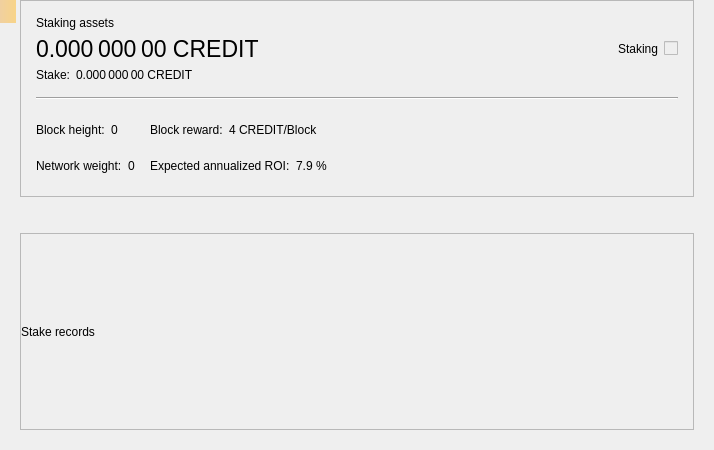
<?xml version="1.0" encoding="UTF-8"?>
<ui version="4.0">
 <class>StakePage</class>
 <widget class="QWidget" name="StakePage">
  <property name="geometry">
   <rect>
    <x>0</x>
    <y>0</y>
    <width>714</width>
    <height>450</height>
   </rect>
  </property>
  <property name="windowTitle">
   <string>Form</string>
  </property>
  <layout class="QVBoxLayout" name="verticalLayout_3">
   <property name="leftMargin">
    <number>20</number>
   </property>
   <property name="topMargin">
    <number>0</number>
   </property>
   <property name="rightMargin">
    <number>20</number>
   </property>
   <property name="bottomMargin">
    <number>20</number>
   </property>
   <item>
    <widget class="QFrame" name="frameStakeInfo">
     <property name="frameShape">
      <enum>QFrame::StyledPanel</enum>
     </property>
     <property name="frameShadow">
      <enum>QFrame::Raised</enum>
     </property>
     <layout class="QVBoxLayout" name="verticalLayout">
      <property name="spacing">
       <number>15</number>
      </property>
      <property name="leftMargin">
       <number>15</number>
      </property>
      <property name="topMargin">
       <number>15</number>
      </property>
      <property name="rightMargin">
       <number>15</number>
      </property>
      <property name="bottomMargin">
       <number>15</number>
      </property>
      <item>
       <layout class="QGridLayout" name="gridLayout_2">
        <property name="spacing">
         <number>6</number>
        </property>
        <item row="1" column="0">
         <widget class="QLabel" name="labelAssets">
          <property name="font">
           <font>
            <pointsize>17</pointsize>
           </font>
          </property>
          <property name="cursor">
           <cursorShape>IBeamCursor</cursorShape>
          </property>
          <property name="toolTip">
           <string>Your current spendable balance</string>
          </property>
          <property name="text">
           <string notr="true">0.000 000 00 CREDIT</string>
          </property>
          <property name="alignment">
           <set>Qt::AlignLeading|Qt::AlignLeft|Qt::AlignVCenter</set>
          </property>
          <property name="textInteractionFlags">
           <set>Qt::LinksAccessibleByMouse|Qt::TextSelectableByMouse</set>
          </property>
         </widget>
        </item>
        <item row="0" column="0">
         <widget class="QLabel" name="labelAssetsText">
          <property name="text">
           <string>Staking assets</string>
          </property>
          <property name="alignment">
           <set>Qt::AlignLeading|Qt::AlignLeft|Qt::AlignVCenter</set>
          </property>
         </widget>
        </item>
        <item row="1" column="2">
         <spacer name="horizontalSpacer_2">
          <property name="orientation">
           <enum>Qt::Horizontal</enum>
          </property>
          <property name="sizeHint" stdset="0">
           <size>
            <width>40</width>
            <height>20</height>
           </size>
          </property>
         </spacer>
        </item>
        <item row="4" column="0">
         <layout class="QHBoxLayout" name="horizontalLayout_5">
          <property name="spacing">
           <number>6</number>
          </property>
          <item>
           <widget class="QLabel" name="labelStakeText">
            <property name="sizePolicy">
             <sizepolicy hsizetype="Maximum" vsizetype="Preferred">
              <horstretch>0</horstretch>
              <verstretch>0</verstretch>
             </sizepolicy>
            </property>
            <property name="text">
             <string>Stake:</string>
            </property>
            <property name="alignment">
             <set>Qt::AlignLeading|Qt::AlignLeft|Qt::AlignVCenter</set>
            </property>
           </widget>
          </item>
          <item>
           <widget class="QLabel" name="labelStake">
            <property name="text">
             <string>0.000 000 00 CREDIT</string>
            </property>
            <property name="alignment">
             <set>Qt::AlignLeading|Qt::AlignLeft|Qt::AlignVCenter</set>
            </property>
            <property name="textInteractionFlags">
             <set>Qt::LinksAccessibleByMouse|Qt::TextSelectableByMouse</set>
            </property>
           </widget>
          </item>
          <item>
           <spacer name="horizontalSpacer_3">
            <property name="orientation">
             <enum>Qt::Horizontal</enum>
            </property>
            <property name="sizeType">
             <enum>QSizePolicy::Minimum</enum>
            </property>
            <property name="sizeHint" stdset="0">
             <size>
              <width>0</width>
              <height>0</height>
             </size>
            </property>
           </spacer>
          </item>
         </layout>
        </item>
        <item row="1" column="4">
         <widget class="QLabel" name="labelStaking">
          <property name="text">
           <string>Staking</string>
          </property>
         </widget>
        </item>
        <item row="1" column="5">
         <widget class="QSwitchControl" name="checkStake">
          <property name="enabled">
           <bool>false</bool>
          </property>
         </widget>
        </item>
       </layout>
      </item>
      <item>
       <widget class="Line" name="hLine">
        <property name="orientation">
         <enum>Qt::Horizontal</enum>
        </property>
       </widget>
      </item>
      <item>
       <layout class="QGridLayout" name="gridLayout">
        <property name="verticalSpacing">
         <number>6</number>
        </property>
        <item row="0" column="0">
         <layout class="QHBoxLayout" name="horizontalLayout">
          <property name="spacing">
           <number>6</number>
          </property>
          <item>
           <widget class="QLabel" name="labelHeightText">
            <property name="sizePolicy">
             <sizepolicy hsizetype="Maximum" vsizetype="Preferred">
              <horstretch>0</horstretch>
              <verstretch>0</verstretch>
             </sizepolicy>
            </property>
            <property name="text">
             <string>Block height:</string>
            </property>
            <property name="alignment">
             <set>Qt::AlignLeading|Qt::AlignLeft|Qt::AlignVCenter</set>
            </property>
           </widget>
          </item>
          <item>
           <widget class="QLabel" name="labelHeight">
            <property name="text">
             <string>0</string>
            </property>
            <property name="alignment">
             <set>Qt::AlignLeading|Qt::AlignLeft|Qt::AlignVCenter</set>
            </property>
            <property name="textInteractionFlags">
             <set>Qt::LinksAccessibleByMouse|Qt::TextSelectableByMouse</set>
            </property>
           </widget>
          </item>
          <item>
           <spacer name="horizontalSpacer_4">
            <property name="orientation">
             <enum>Qt::Horizontal</enum>
            </property>
            <property name="sizeType">
             <enum>QSizePolicy::Minimum</enum>
            </property>
            <property name="sizeHint" stdset="0">
             <size>
              <width>0</width>
              <height>0</height>
             </size>
            </property>
           </spacer>
          </item>
         </layout>
        </item>
        <item row="0" column="1">
         <layout class="QHBoxLayout" name="horizontalLayout_3">
          <property name="spacing">
           <number>6</number>
          </property>
          <item>
           <widget class="QLabel" name="labelRewardText">
            <property name="sizePolicy">
             <sizepolicy hsizetype="Maximum" vsizetype="Preferred">
              <horstretch>0</horstretch>
              <verstretch>0</verstretch>
             </sizepolicy>
            </property>
            <property name="text">
             <string>Block reward:</string>
            </property>
            <property name="alignment">
             <set>Qt::AlignLeading|Qt::AlignLeft|Qt::AlignVCenter</set>
            </property>
           </widget>
          </item>
          <item>
           <widget class="QLabel" name="labelReward">
            <property name="text">
             <string>4 CREDIT/Block</string>
            </property>
            <property name="alignment">
             <set>Qt::AlignLeading|Qt::AlignLeft|Qt::AlignVCenter</set>
            </property>
            <property name="textInteractionFlags">
             <set>Qt::LinksAccessibleByMouse|Qt::TextSelectableByMouse</set>
            </property>
           </widget>
          </item>
          <item>
           <spacer name="horizontalSpacer_6">
            <property name="orientation">
             <enum>Qt::Horizontal</enum>
            </property>
            <property name="sizeType">
             <enum>QSizePolicy::Minimum</enum>
            </property>
            <property name="sizeHint" stdset="0">
             <size>
              <width>0</width>
              <height>0</height>
             </size>
            </property>
           </spacer>
          </item>
         </layout>
        </item>
        <item row="0" column="2" rowspan="2">
         <spacer name="horizontalSpacer">
          <property name="orientation">
           <enum>Qt::Horizontal</enum>
          </property>
          <property name="sizeHint" stdset="0">
           <size>
            <width>40</width>
            <height>20</height>
           </size>
          </property>
         </spacer>
        </item>
        <item row="1" column="0">
         <layout class="QHBoxLayout" name="horizontalLayout_2">
          <property name="spacing">
           <number>6</number>
          </property>
          <item>
           <widget class="QLabel" name="labelWeightText">
            <property name="sizePolicy">
             <sizepolicy hsizetype="Maximum" vsizetype="Preferred">
              <horstretch>0</horstretch>
              <verstretch>0</verstretch>
             </sizepolicy>
            </property>
            <property name="text">
             <string>Network weight:</string>
            </property>
            <property name="alignment">
             <set>Qt::AlignLeading|Qt::AlignLeft|Qt::AlignVCenter</set>
            </property>
           </widget>
          </item>
          <item>
           <widget class="QLabel" name="labelWeight">
            <property name="text">
             <string>0</string>
            </property>
            <property name="alignment">
             <set>Qt::AlignLeading|Qt::AlignLeft|Qt::AlignVCenter</set>
            </property>
            <property name="textInteractionFlags">
             <set>Qt::LinksAccessibleByMouse|Qt::TextSelectableByMouse</set>
            </property>
           </widget>
          </item>
          <item>
           <spacer name="horizontalSpacer_5">
            <property name="orientation">
             <enum>Qt::Horizontal</enum>
            </property>
            <property name="sizeType">
             <enum>QSizePolicy::Minimum</enum>
            </property>
            <property name="sizeHint" stdset="0">
             <size>
              <width>0</width>
              <height>0</height>
             </size>
            </property>
           </spacer>
          </item>
         </layout>
        </item>
        <item row="1" column="1">
         <layout class="QHBoxLayout" name="horizontalLayout_4">
          <property name="spacing">
           <number>6</number>
          </property>
          <item>
           <widget class="QLabel" name="labelROIText">
            <property name="sizePolicy">
             <sizepolicy hsizetype="Maximum" vsizetype="Preferred">
              <horstretch>0</horstretch>
              <verstretch>0</verstretch>
             </sizepolicy>
            </property>
            <property name="text">
             <string>Expected annualized ROI:</string>
            </property>
            <property name="alignment">
             <set>Qt::AlignLeading|Qt::AlignLeft|Qt::AlignVCenter</set>
            </property>
           </widget>
          </item>
          <item>
           <widget class="QLabel" name="labelROI">
            <property name="text">
             <string>7.9 %</string>
            </property>
            <property name="alignment">
             <set>Qt::AlignLeading|Qt::AlignLeft|Qt::AlignVCenter</set>
            </property>
            <property name="textInteractionFlags">
             <set>Qt::LinksAccessibleByMouse|Qt::TextSelectableByMouse</set>
            </property>
           </widget>
          </item>
          <item>
           <spacer name="horizontalSpacer_7">
            <property name="orientation">
             <enum>Qt::Horizontal</enum>
            </property>
            <property name="sizeType">
             <enum>QSizePolicy::Minimum</enum>
            </property>
            <property name="sizeHint" stdset="0">
             <size>
              <width>0</width>
              <height>0</height>
             </size>
            </property>
           </spacer>
          </item>
         </layout>
        </item>
       </layout>
      </item>
     </layout>
    </widget>
   </item>
   <item>
    <spacer name="verticalSpacer">
     <property name="orientation">
      <enum>Qt::Vertical</enum>
     </property>
     <property name="sizeType">
      <enum>QSizePolicy::Fixed</enum>
     </property>
     <property name="sizeHint" stdset="0">
      <size>
       <width>20</width>
       <height>30</height>
      </size>
     </property>
    </spacer>
   </item>
   <item>
    <widget class="QFrame" name="frameStakeRecords">
     <property name="frameShape">
      <enum>QFrame::StyledPanel</enum>
     </property>
     <property name="frameShadow">
      <enum>QFrame::Raised</enum>
     </property>
     <layout class="QVBoxLayout" name="verticalLayout_2">
      <property name="leftMargin">
       <number>0</number>
      </property>
      <property name="topMargin">
       <number>0</number>
      </property>
      <property name="rightMargin">
       <number>0</number>
      </property>
      <property name="bottomMargin">
       <number>0</number>
      </property>
      <item>
       <widget class="QLabel" name="labelRecordsText">
        <property name="text">
         <string>Stake records</string>
        </property>
       </widget>
      </item>
     </layout>
    </widget>
   </item>
  </layout>
  <widget class="QLabel" name="labelAlerts">
   <property name="geometry">
    <rect>
     <x>0</x>
     <y>0</y>
     <width>16</width>
     <height>23</height>
    </rect>
   </property>
   <property name="visible">
    <bool>false</bool>
   </property>
   <property name="styleSheet">
    <string notr="true">QLabel { background-color: qlineargradient(x1: 0, y1: 0, x2: 1, y2: 0, stop:0 #F0D0A0, stop:1 #F8D488); color:#000000; }</string>
   </property>
   <property name="wordWrap">
    <bool>true</bool>
   </property>
   <property name="margin">
    <number>3</number>
   </property>
   <property name="textInteractionFlags">
    <set>Qt::TextSelectableByMouse</set>
   </property>
  </widget>
 </widget>
 <customwidgets>
  <customwidget>
   <class>QSwitchControl</class>
   <extends>QCheckBox</extends>
   <header>qt/qswitchcontrol.h</header>
  </customwidget>
 </customwidgets>
 <resources/>
 <connections/>
</ui>
